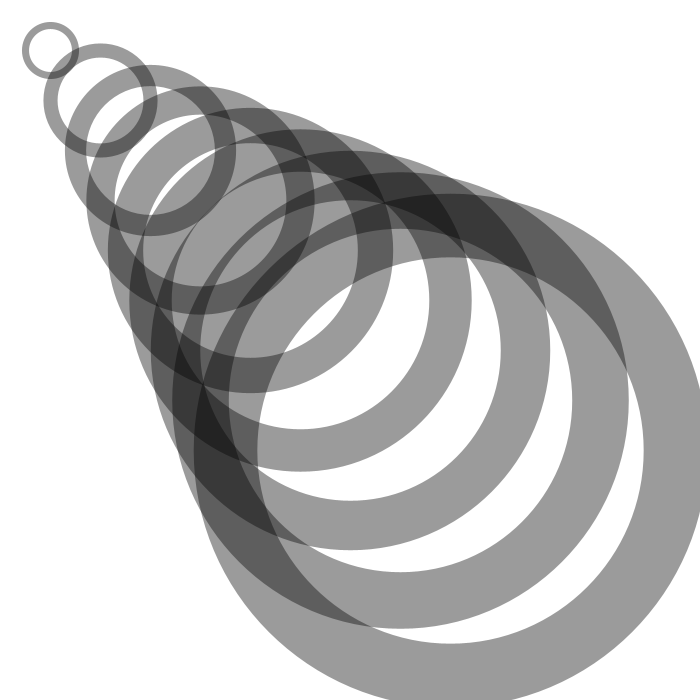
Frame 1 (no input)
Frame 60 (the mouse pressed at the canvas centre just before this capture): identical to frame 1, image omitted
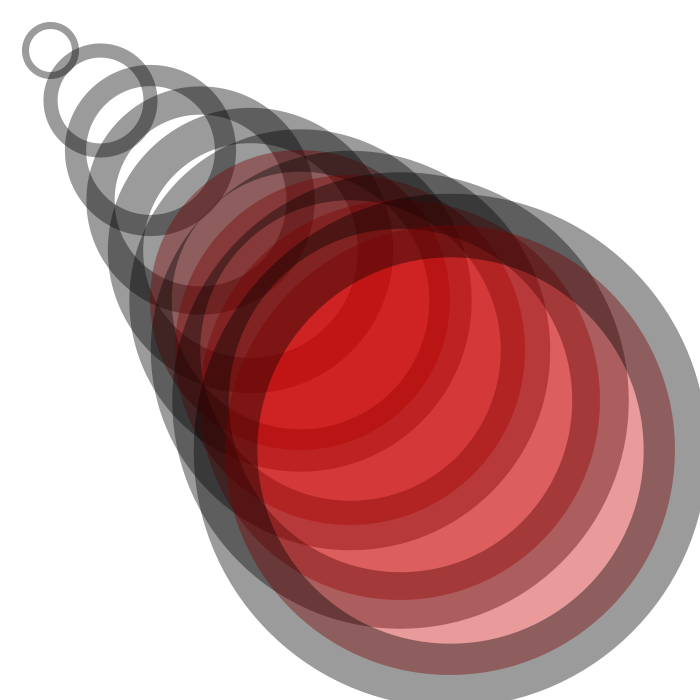
Frame 120 (the mouse held since frame 60 and released just before this capture)

The Processing sketch that drew these frames (run headless with seeded random() and noise(); from frame 60 on, the mouse is pressed at the canvas centre):

// Processing sketch: sketch_250527b_dist_aplicado
// ── sketch_250527b_dist_aplicado.pde
// dist, ejemplo practico en ciclo for

void setup(){
  size( 700, 700 );
  noFill();
  strokeWeight( 5 );
}

void draw(){
  background ( 255 );
  
  for( int i = 0 ; i < 10 ; i++ ){
    //strokeWeight( i*2 );
    //circle( width/2, height/2, i*50 );
    
    //mido la distancia al eje de coordenadas para modificar el grosor
    float d = dist( i*50, i*50, 0, 0 );
    println( i + ": " + d );
    strokeWeight( d/10 );
    
    //evaluo si el mouse esta dentro del circulo y, en caso positivo, lo pinto de rojo
    if( dist( i*50, i*50, mouseX, mouseY ) < i*50/2 ){
      fill( 200, 0, 0, 100 );
    }else{
      noFill();  //sin relleno
    }
    
    //dibujo
    stroke( 0, 100 );
    circle( i*50, i*50, i*50 );
  }
  
  //noLoop();  // frena el ciclo draw
}
